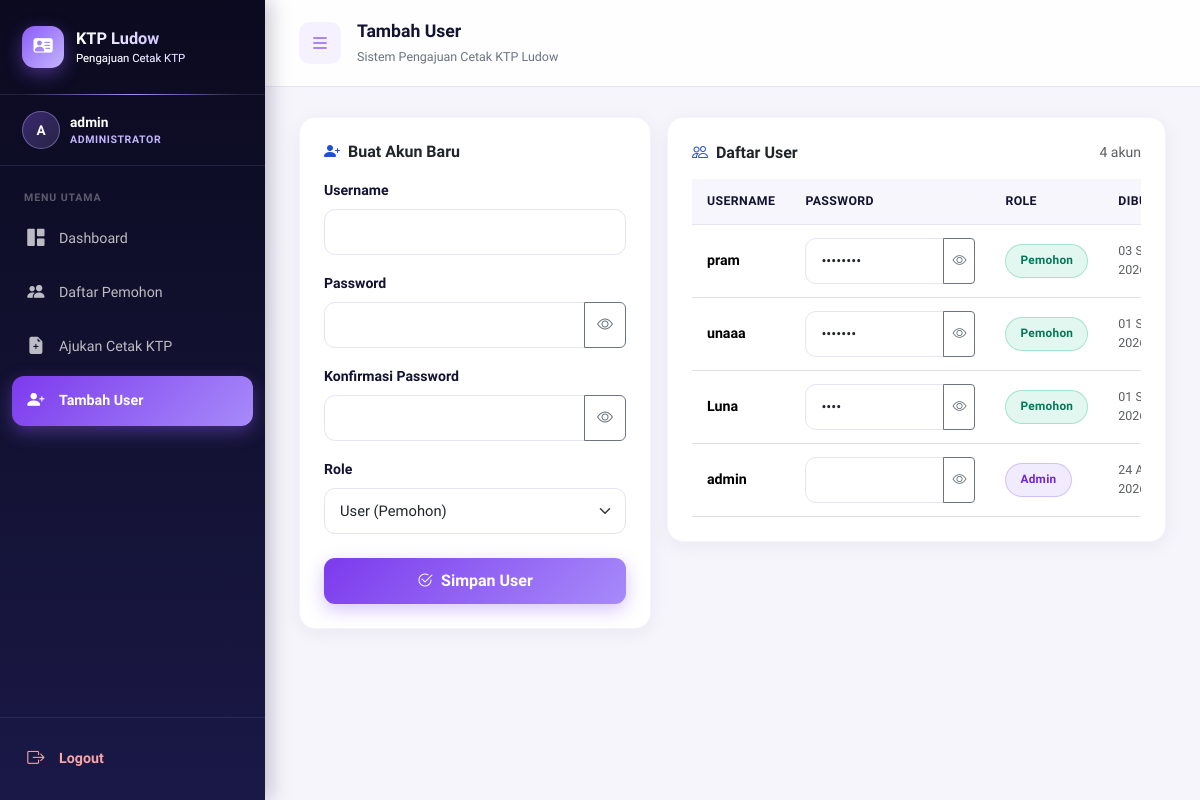
/admin/tambah_user.php (signed in), run on the app's committed database.
### tables this page shows
CREATE TABLE `users` (
  `id` int(11) NOT NULL AUTO_INCREMENT,
  `username` varchar(50) NOT NULL,
  `password` varchar(255) NOT NULL,
  `password_plain` varchar(255) DEFAULT NULL,
  `role` enum('admin','user') DEFAULT 'user',
  `created_at` timestamp NOT NULL DEFAULT current_timestamp(),
  PRIMARY KEY (`id`),
  UNIQUE KEY `username` (`username`)
);

### includes/functions.php (called while the page is built, shortened)
<?php
if (!function_exists('e')) {
    function e($value)
    {
        return htmlspecialchars(
            (string) $value,
            ENT_QUOTES,
            'UTF-8'
        );
    }
}

### admin/tambah_user.php (the view, shortened to what this page needs)
<?php
require_once __DIR__ . '/../config.php';
require_once __DIR__ . '/../includes/functions.php';
$stmtUsers = $pdo->query(
    "SELECT
        id,
        username,
        password_plain,
        role,
        created_at
     FROM users
     ORDER BY created_at DESC"
);
$users =
    $stmtUsers->fetchAll();
require_once __DIR__ . '/../includes/header.php';
?>
<div class="row g-3">
    <div class="col-lg-5">
        <div class="card p-4">
            <h6 class="fw-bold mb-3">
                <i
                    class="bi bi-person-plus-fill me-1"
                    style="color:#1d4ed8;"
                ></i>
                Buat Akun Baru
            </h6>
            <form
                method="POST"
                autocomplete="off"
            >
                <div class="mb-3">
                    <label class="form-label">
                        Username
                    </label>
                    <input
                        type="text"
                        name="username"
                        class="form-control"
                        required
                        minlength="4"
                        value="<?= e(
                            $_POST['username'] ?? ''
                        ) ?>"
                    >
                </div>
                <div class="mb-3">
                    <label class="form-label">
                        Password
                    </label>
                    <div class="input-group">
                        <input
                            type="password"
                            name="password"
                            id="password"
                            class="form-control"
                            required
                            minlength="4"
                        >
                        <button
                            type="button"
                            class="btn btn-outline-secondary"
                            onclick="togglePassword(
                                'password',
                                'iconPassword'
                            )"
                        >
                            <i
                                id="iconPassword"
                                class="bi bi-eye"
                            ></i>
                        </button>
                    </div>
                </div>
                <div class="mb-3">
                    <label class="form-label">
                        Konfirmasi Password
                    </label>
                    <div class="input-group">
                        <input
                            type="password"
                            name="confirm_password"
                            id="confirm_password"
                            class="form-control"
                            required
                            minlength="4"
                        >
                        <button
                            type="button"
                            class="btn btn-outline-secondary"
                            onclick="togglePassword(
                                'confirm_password',
                                'iconConfirmPassword'
                            )"
                        >
                            <i
                                id="iconConfirmPassword"
                                class="bi bi-eye"
                            ></i>
                        </button>
                    </div>
                </div>
                <div class="mb-4">
                    <label class="form-label">
                        Role
                    </label>
                    <select
                        name="role"
                        class="form-select"
                    >
                        <option
                            value="user"
                            <?= (
                                ($_POST['role'] ?? 'user')
                                === 'user'
                            )
                                ? 'selected'
                                : ''
                            ?>
                        >
                            User (Pemohon)
                        </option>
                    </select>
                </div>
                <button
                    type="submit"
                    class="btn btn-primary w-100"
                >
                    <i
                        class="bi bi-check2-circle me-1"
                    ></i>
                    Simpan User
                </button>
            </form>
        </div>
    </div>
    <div class="col-lg-7">
        <div class="card p-4">
            <div
                class="d-flex align-items-center justify-content-between mb-3"
            >
                <h6 class="fw-bold mb-0">
                    <i
                        class="bi bi-people me-1"
                        style="color:#1d4ed8;"
                    ></i>
                    Daftar User
                </h6>
                <span class="text-muted small">
                    <?= count($users) ?> akun
                </span>
            </div>
            <div class="table-responsive">
                <table
                    class="table table-hover align-middle mb-0"
                >
                    <thead>
                        <tr>
                            <th>
                                Username
                            </th>
                            <th>
                                Password
                            </th>
                            <th>
                                Role
                            </th>
                            <th>
                                Dibuat
                            </th>
                        </tr>
                    </thead>
                    <tbody>
                    <?php if (!$users): ?>
                        <tr>
                            <td
                                colspan="5"
                                class="text-center text-muted py-4"
                            >
                                Belum ada user.
                            </td>
                        </tr>
                    <?php else: ?>
                        <?php foreach ($users as $u): ?>
                            <?php
                            $passwordId =
                                'password_' .
                                (int) $u['id'];
                            ?>
                            <tr>
                                <td>
                                    <div
                                        class="fw-semibold"
                                    >
                                        <?= e(
                                            $u['username']
                                        ) ?>
                                    </div>
                                </td>
                                <td>
                                    <div
                                        class="input-group"
                                        style="min-width:170px;"
                                    >
                                        <input
                                            type="password"
                                            class="form-control form-control-sm"
                                            id="<?= e(
                                                $passwordId
                                            ) ?>"
                                            value="<?= e(
                                                $u['password_plain']
                                                ?? ''
                                            ) ?>"
                                            readonly
                                        >
                                        <button
                                            type="button"
                                            class="btn btn-outline-secondary btn-sm"
                                            onclick="togglePassword(
                                                '<?= e($passwordId) ?>',
                                                'icon_<?= e($passwordId) ?>'
                                            )"
                                            title="Lihat password"
                                        >
                                            <i
                                                id="icon_<?= e(
                                                    $passwordId
                                                ) ?>"
                                                class="bi bi-eye"
                                            ></i>
                                        </button>
                                    </div>
                                </td>
                                <td>
                                    <span
                                        class="status-badge
                                        <?= $u['role'] === 'admin'
                                            ? 'status-diproses'
                                            : 'status-selesai'
                                        ?>"
                                    >
                                        <?= e(
                                            $u['role'] === 'admin'
                                                ? 'Admin'
                                                : 'Pemohon'
                                        ) ?>
                                    </span>
                                </td>
                                <td class="text-muted small">
                                    <?php if (
                                        !empty(
                                            $u['created_at']
                                        )
                                    ): ?>
                                        <?= e(
                                            date(
                                                'd M Y',
                                                strtotime(
                                                    $u['created_at']
                                                )
                                            )
                                        ) ?>
                                    <?php else: ?>
                                        -
                                    <?php endif; ?>
                                </td>
                            </tr>
                        <?php endforeach; ?>
                    <?php endif; ?>
                    </tbody>
                </table>
            </div>
        </div>
    </div>
</div>
<?php
require_once __DIR__ . '/../includes/footer.php';
?>

### includes/header.php (style rules this page uses)
:root { --navy-950: #0b0a1f; --navy-900: #131233; --navy-800: #1a1847; --navy-700: #241f5c; --purple-300: #c4b5fd; --purple-400: #a78bfa; --purple-500: #8b5cf6; --purple-600: #7c3aed; --success: #10b981; --warning: #f59e0b; --danger: #ef4444; --info: #22d3ee; --muted: #6b7280; --border: #e6e4f5; --bg: #f6f5fc; --sidebar-width: 265px; --sidebar-collapsed-width: 78px; --transition: .3s ease; }
* { box-sizing: border-box; }
body { font-family: 'Plus Jakarta Sans', 'Segoe UI', sans-serif; background: var(--bg); color: #1e1b3a; margin: 0; overflow-x: hidden; }
.card { border: 1px solid rgba(139,92,246,.08); box-shadow: 0 4px 20px rgba(30,27,58,.06); border-radius: 16px; transition: box-shadow .25s ease; }
.form-label { font-weight: 700; color: var(--navy-900); font-size: .88rem; }
.form-control, .form-select { border: 1.5px solid var(--border); border-radius: 11px; padding: 11px 15px; font-size: .92rem; }
.btn-primary { background: linear-gradient( 135deg, var(--purple-600), var(--purple-400) ); border: none; font-weight: 700; padding: 11px 24px; border-radius: 11px; box-shadow: 0 6px 18px rgba(139,92,246,.35); }
.status-badge { padding: 7px 14px; border-radius: 20px; font-weight: 700; font-size: .74rem; display: inline-block; letter-spacing: .3px; }
.status-diproses { background: rgba(139,92,246,.12); color: #6d28d9; border: 1px solid rgba(139,92,246,.3); }
.status-selesai { background: rgba(16,185,129,.12); color: #047857; border: 1px solid rgba(16,185,129,.3); }
.table { font-size: .89rem; }
.table thead th { background: #f7f6fd; color: var(--navy-900); font-weight: 700; font-size: .77rem; text-transform: uppercase; letter-spacing: .4px; border-bottom: 1px solid var(--border); padding: 13px 15px; }
.table tbody td { padding: 13px 15px; vertical-align: middle; }

### data on the page
users: username "pram", role "Pemohon", created_at "03…"
users: username "unaaa", role "Pemohon", created_at "01…"
users: username "Luna", role "Pemohon", created_at "01…"
users: username "admin", role "Admin", created_at "24…"

### other printed values
substr($namaUser, 0, 1) "A"
$namaUser "admin"
$pageTitle "Tambah User"
count($users) "4"
